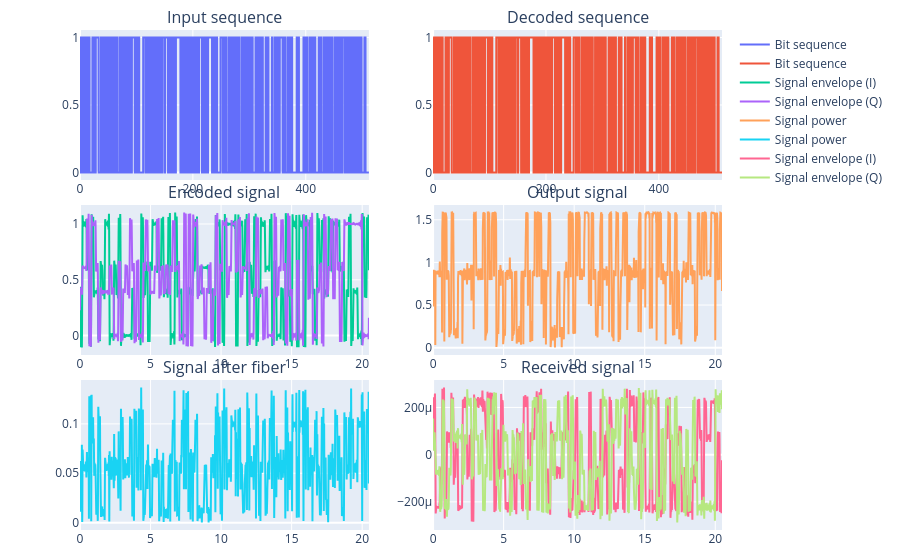

The notebook cell this image was saved under:
### Code cell
fig = make_subplots(
    rows=3,
    cols=2,
    subplot_titles=(
        "Input sequence", "Decoded sequence",
        "Encoded signal", "Output signal",
        "Signal after fiber", "Received signal"
    ),
    vertical_spacing = 0.05
)

plot_bitseq(input_signal, fig, 0, row=1, col=1)
plot_bitseq(system.output, fig, row=1, col=2)
plot_envelope(system.find_child("encoder_output").output, fig, row=2, col=1)
plot_power(system.find_child("modulator").output, fig, row=2, col=2)
plot_power(system.find_child("channel").output, fig, row=3, col=1)

plot_envelope(system.find_child("receiver_output").output, fig, row=3, col=2)

fig.update_layout(
    autosize=True,
    height=1000,
    margin=dict(t=30, b=30)
)
fig.show()

### Figure 1 — Plotly figure (JSON) as saved in the notebook; plotly's stock layout.template omitted (floating-point values rounded to 4 significant figures; data arrays with more than 128 entries replaced by an {"elided": "..."} marker saying what was removed)
{"data": [{"name": "Bit sequence", "type": "scatter", "x": {"elided": "5120 float values"}, "xaxis": "x", "y": {"elided": "5120 int values"}, "yaxis": "y"}, {"name": "Bit sequence", "type": "scatter", "x": {"elided": "5120 float values"}, "xaxis": "x2", "y": {"elided": "5120 int values"}, "yaxis": "y2"}, {"name": "Signal envelope (I)", "type": "scatter", "x": {"elided": "5120 float values"}, "xaxis": "x3", "y": {"elided": "5120 float values"}, "yaxis": "y3"}, {"name": "Signal envelope (Q)", "type": "scatter", "x": {"elided": "5120 float values"}, "xaxis": "x3", "y": {"elided": "5120 float values"}, "yaxis": "y3"}, {"name": "Signal power", "type": "scatter", "x": {"elided": "5120 float values"}, "xaxis": "x4", "y": {"elided": "5120 float values"}, "yaxis": "y4"}, {"name": "Signal power", "type": "scatter", "x": {"elided": "5120 float values"}, "xaxis": "x5", "y": {"elided": "5120 float values"}, "yaxis": "y5"}, {"name": "Signal envelope (I)", "type": "scatter", "x": {"elided": "5120 float values"}, "xaxis": "x6", "y": {"elided": "5120 float values"}, "yaxis": "y6"}, {"name": "Signal envelope (Q)", "type": "scatter", "x": {"elided": "5120 float values"}, "xaxis": "x6", "y": {"elided": "5120 float values"}, "yaxis": "y6"}], "layout": {"annotations": [{"font": {"size": 16}, "showarrow": false, "text": "Input sequence", "x": 0.225, "xanchor": "center", "xref": "paper", "y": 1, "yanchor": "bottom", "yref": "paper"}, {"font": {"size": 16}, "showarrow": false, "text": "Decoded sequence", "x": 0.775, "xanchor": "center", "xref": "paper", "y": 1, "yanchor": "bottom", "yref": "paper"}, {"font": {"size": 16}, "showarrow": false, "text": "Encoded signal", "x": 0.225, "xanchor": "center", "xref": "paper", "y": 0.65, "yanchor": "bottom", "yref": "paper"}, {"font": {"size": 16}, "showarrow": false, "text": "Output signal", "x": 0.775, "xanchor": "center", "xref": "paper", "y": 0.65, "yanchor": "bottom", "yref": "paper"}, {"font": {"size": 16}, "showarrow": false, "text": "Signal after fiber", "x": 0.225, "xanchor": "center", "xref": "paper", "y": 0.3, "yanchor": "bottom", "yref": "paper"}, {"font": {"size": 16}, "showarrow": false, "text": "Received signal", "x": 0.775, "xanchor": "center", "xref": "paper", "y": 0.3, "yanchor": "bottom", "yref": "paper"}], "autosize": true, "margin": {"b": 30, "t": 30}, "xaxis": {"anchor": "y", "autorange": true, "domain": [0, 0.45], "range": [0, 511.9], "type": "linear"}, "xaxis2": {"anchor": "y2", "autorange": true, "domain": [0.55, 1], "range": [0, 511.9], "type": "linear"}, "xaxis3": {"anchor": "y3", "autorange": true, "domain": [0, 0.45], "range": [0, 20.48], "type": "linear"}, "xaxis4": {"anchor": "y4", "autorange": true, "domain": [0.55, 1], "range": [0, 20.48], "type": "linear"}, "xaxis5": {"anchor": "y5", "autorange": true, "domain": [0, 0.45], "range": [0, 20.48], "type": "linear"}, "xaxis6": {"anchor": "y6", "autorange": true, "domain": [0.55, 1], "range": [0, 20.48], "type": "linear"}, "yaxis": {"anchor": "x", "autorange": true, "domain": [0.7, 1], "range": [-0.05556, 1.056], "type": "linear"}, "yaxis2": {"anchor": "x2", "autorange": true, "domain": [0.7, 1], "range": [-0.05556, 1.056], "type": "linear"}, "yaxis3": {"anchor": "x3", "autorange": true, "domain": [0.35, 0.65], "range": [-0.1746, 1.17], "type": "linear"}, "yaxis4": {"anchor": "x4", "autorange": true, "domain": [0.35, 0.65], "range": [-0.08523, 1.673], "type": "linear"}, "yaxis5": {"anchor": "x5", "autorange": true, "domain": [0, 0.3], "range": [-0.007417, 0.1444], "type": "linear"}, "yaxis6": {"anchor": "x6", "autorange": true, "domain": [0, 0.3], "range": [-0.0003194, 0.0003163], "type": "linear"}}}
